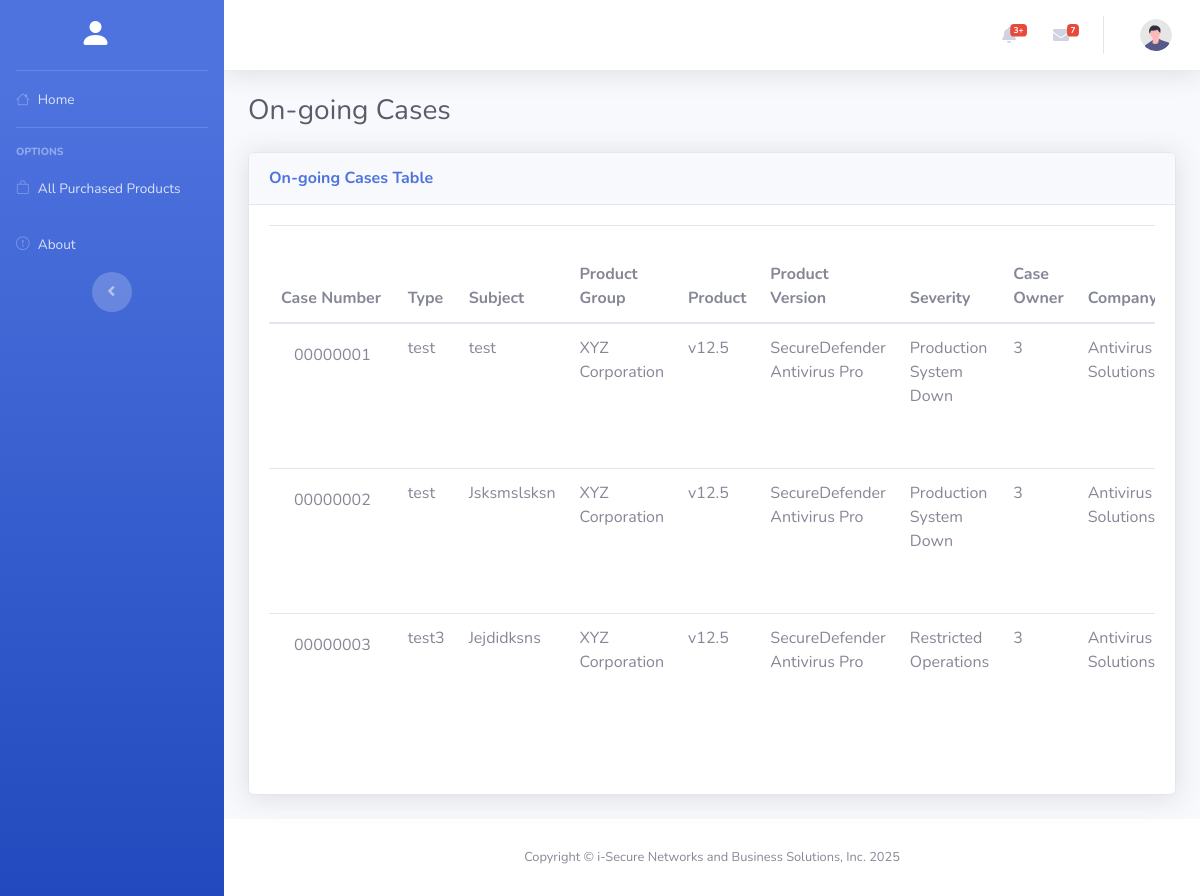
The page /technical_head/ongoing_cases.php on the database its author committed.
### tables this page shows
CREATE TABLE `cases` (
  `id` int(11) NOT NULL,
  `case_number` varchar(50) NOT NULL,
  `type` varchar(255) NOT NULL,
  `subject` text NOT NULL,
  `user_id` int(11) DEFAULT NULL,
  `product_group` varchar(255) NOT NULL,
  `product` varchar(255) NOT NULL,
  `product_version` varchar(50) NOT NULL,
  `severity` enum('Production System Down','Restricted Operations','Question/Inconvenience','') NOT NULL,
  `case_status` enum('New','Waiting in Progress','Closed','Solved') NOT NULL DEFAULT 'New',
  `attachment` varchar(255) NOT NULL,
  `case_owner` int(11) NOT NULL,
  `company` varchar(255) NOT NULL,
  `last_modified` timestamp NOT NULL DEFAULT current_timestamp() ON UPDATE current_timestamp(),
  `datetime_opened` datetime DEFAULT current_timestamp(),
  `reopen` int(11) NOT NULL
);

### fetch/technical_ongoing_cases.php (called while the page is built)
<?php
require_once "../config/database.php";
$getOngoingCases = mysqli_prepare($connection, "SELECT * FROM cases WHERE case_status = ?");
$caseStatus = "Waiting in Progress";
mysqli_stmt_bind_param($getOngoingCases, "s", $caseStatus);
mysqli_stmt_execute($getOngoingCases);
$getOngoingCasesResult = mysqli_stmt_get_result($getOngoingCases);
$ongoingCasesTable = [];
if (mysqli_num_rows($getOngoingCasesResult) > 0) {
    while ($row = mysqli_fetch_assoc($getOngoingCasesResult)) {
        $row["last_modified"] = date("F j, Y h:i:s A", strtotime($row["last_modified"]));
        $row["datetime_opened"] = date("F j, Y h:i:s A", strtotime($row["datetime_opened"]));
        $ongoingCasesTable[] = $row;
    }
}

### technical_head/ongoing_cases.php (the view, shortened to what this page needs)
<?php
$pageTitle = "On-going Cases";
require_once "../fetch/technical_ongoing_cases.php";
?>
<!DOCTYPE html>
<html lang="en">
<head>
    <?php include_once "../components/head.php" ?>
    <link rel="stylesheet" href="https://cdn.datatables.net/2.2.2/css/dataTables.bootstrap4.css">
</head>
<body id="page-top">
    <div id="wrapper">
        <?php include_once "../components/sidebar.php" ?>
        <div id="content-wrapper" class="d-flex flex-column">
            <div id="content">
                <?php include_once "../components/topbar.php" ?>
                <div class="container-fluid">
                    <div class="d-sm-flex align-items-center justify-content-between mb-4">
                        <h1 class="h3 mb-0 text-gray-800"><?= $pageTitle ?></h1>
                    </div>
                    <div class="card shadow mb-4">
                        <div class="card-header py-3">
                            <h6 class="m-0 font-weight-bold text-primary"><?= $pageTitle ?> Table</h6>
                        </div>
                        <div class="card-body">
                            <div class="table-responsive">
                                <table class="table" id="table">
                                    <thead>
                                        <tr>
                                            <th>Case Number</th>
                                            <th>Type</th>
                                            <th>Subject</th>
                                            <th>Product Group</th>
                                            <th>Product</th>
                                            <th>Product Version</th>
                                            <th>Severity</th>
                                            <th>Case Owner</th>
                                            <th>Company</th>
                                        </tr>
                                    </thead>
                                    <tbody>
                                        <?php
                                        foreach ($ongoingCasesTable as $row) {
                                            $caseNumber = '<a href="#" class="case-number btn" data-case-id="' . $row["id"] . '" data-case-number="' . $row["case_number"] . '" data-case-owner="' . $row["case_owner"] . '">' . $row["case_number"] . '</a>';
                                            echo "<tr>";
                                            echo "<td>" . $caseNumber . "</td>";
                                            echo "<td>" . $row["type"] . "</td>";
                                            echo "<td>" . $row["subject"] . "</td>";
                                            echo "<td>" . $row["product_group"] . "</td>";
                                            echo "<td>" . $row["product"] . "</td>";
                                            echo "<td>" . $row["product_version"] . "</td>";
                                            echo "<td>" . $row["severity"] . "</td>";
                                            echo "<td>" . $row["case_owner"] . "</td>";
                                            echo "<td>" . $row["company"] . "</td>";
                                            echo "</tr>";
                                        }
                                        ?>
                                    </tbody>
                                </table>
                            </div>
                        </div>
                    </div>
                </div>
            </div>
            <?php include_once "../components/footer.php" ?>
        </div>
    </div>
</body>
</html>

### rows shown on the page
cases: case_number "00000001", type "test", subject "test", product_group "XYZ Corporation", product "v12.5", product_version "SecureDefender Antivirus Pro", severity "Production System Down", case_owner "3", company "Antivirus Solutions"
cases: case_number "00000002", type "test", subject "Jsksmslsksn", product_group "XYZ Corporation", product "v12.5", product_version "SecureDefender Antivirus Pro", severity "Production System Down", case_owner "3", company "Antivirus Solutions"
cases: case_number "00000003", type "test3", subject "Jejdidksns", product_group "XYZ Corporation", product "v12.5", product_version "SecureDefender Antivirus Pro", severity "Restricted Operations", case_owner "3", company "Antivirus Solutions"

### other values the page prints
$pageTitle "On-going Cases"
